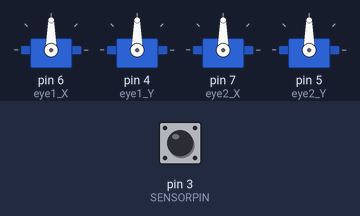
A sketch run on a simulated Arduino Uno, built with avr-gcc and run on an emulated ATmega328P. Shown: 4 × servo. Inputs (shaded band) come from the test bench; at power-on: pin 3 (SENSORPIN) LOW. Random numbers use the default seed unless the sketch sets one.

Above: at 1.2 s.
1.3 s: pin 3 (SENSORPIN) driven HIGH
At 3.8 s:
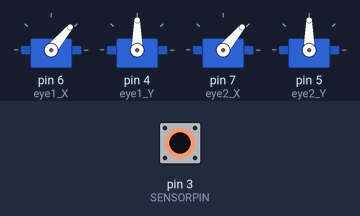
4.3 s: pin 3 (SENSORPIN) pulsed LOW 2 times (0.12 s each, 0.3 s apart)
At 6.3 s:
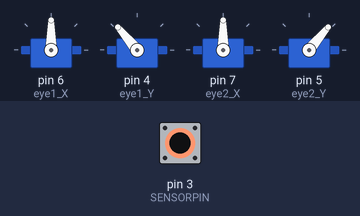
Timing chart, 0 to 13.9 s (numbered marks = the images above; inputs shaded):
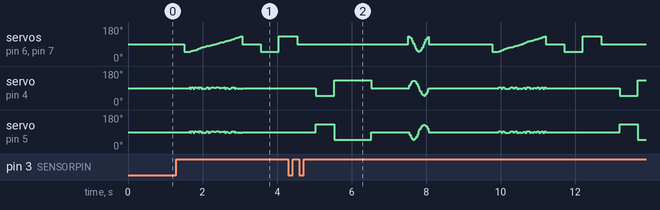

The sketch:

anamatronic_eyes.ino
```cpp
#include <Arduino_FreeRTOS.h>
#include <Servo.h>

#define SENSORPIN 3

Servo eye1_X; //left vertical
Servo eye1_Y; //left horizontal
Servo eye2_X; //right vertical
Servo eye2_Y; //right horizontal

const int centerPos = 90;
const int radius = 40; //50 absouloute HARD max

TaskHandle_t eyeTaskHandle = NULL;

void resetToCenter() {
  eye1_X.write(centerPos);
  eye1_Y.write(centerPos);
  eye2_X.write(centerPos);
  eye2_Y.write(centerPos);
}

void dartTo(int xOffset, int yOffset) {
  eye1_X.write(centerPos + xOffset);
  eye1_Y.write(centerPos + yOffset);
  eye2_X.write(centerPos + xOffset);
  eye2_Y.write(centerPos - yOffset);
}

void jitterMove() {
  for (int x = -radius; x <= radius; x += 2) {
    int jitterY = random(-5, 6); //random but small jitter

    eye1_X.write(centerPos + x);
    eye2_X.write(centerPos + x);

    eye1_Y.write(centerPos + jitterY);
    eye2_Y.write(centerPos + jitterY);

    vTaskDelay(pdMS_TO_TICKS(random(20, 60))); //uneven timing
  }
}

void Circles() {
  float angle = 0;

  while (angle <= 2 * PI) {
    int x1 = centerPos + radius * cos(angle);
    int y1 = centerPos + radius * sin(angle);

    int x2 = centerPos + radius * cos(-angle);
    int y2 = centerPos + radius * sin(-angle);

    eye1_X.write(x1);
    eye1_Y.write(y1);

    eye2_X.write(x2);
    eye2_Y.write(y2);

    angle += 0.18;  // increase for more speed
    vTaskDelay(pdMS_TO_TICKS(20));
  }
}

void performEyeRoutine() {

  resetToCenter();
  vTaskDelay(pdMS_TO_TICKS(200));

  //dart left
  dartTo(-radius, 0);
  vTaskDelay(pdMS_TO_TICKS(150));

  //slow move
  jitterMove();

  //dart back to center
  resetToCenter();
  vTaskDelay(pdMS_TO_TICKS(500));

  //dart around like
  dartTo(-radius, 0);
  vTaskDelay(pdMS_TO_TICKS(500));

  dartTo(radius, 0);
  vTaskDelay(pdMS_TO_TICKS(500));

  resetToCenter();
  vTaskDelay(pdMS_TO_TICKS(500));

  dartTo(0, -radius);
  vTaskDelay(pdMS_TO_TICKS(500));

  dartTo(0, radius);
  vTaskDelay(pdMS_TO_TICKS(500));

  vTaskDelay(pdMS_TO_TICKS(500));

  resetToCenter();

  //pause
  vTaskDelay(pdMS_TO_TICKS(1000));

  //circles
  Circles();

  //reset
  resetToCenter();
}

void PIRTask(void *pvParameters) {
  bool triggered = false;

  while (1) {
    int pirSensor = digitalRead(SENSORPIN);

    if (pirSensor == HIGH) {
      if (!triggered) {
        triggered = true;
        xTaskNotifyGive(eyeTaskHandle);
      }
    } else {
      triggered = false;
    }

    vTaskDelay(pdMS_TO_TICKS(50));
  }
}

void EyeTask(void *pvParameters) {
  while (1) {

    ulTaskNotifyTake(pdTRUE, portMAX_DELAY);

    performEyeRoutine();

    vTaskDelay(pdMS_TO_TICKS(1500));
  }
}

void setup() {
  eye1_X.attach(6); //white wire
  eye1_Y.attach(4); //blue wire
  eye2_X.attach(7); //green wire
  eye2_Y.attach(5); //orange wire

  pinMode(SENSORPIN, INPUT);

  resetToCenter();

  xTaskCreate(
    PIRTask,
    "PIR",
    128,
    NULL,
    2,
    NULL);

  xTaskCreate(
    EyeTask,
    "Eyes",
    256,
    NULL,
    1,
    &eyeTaskHandle);
}

void loop() {
}
```
